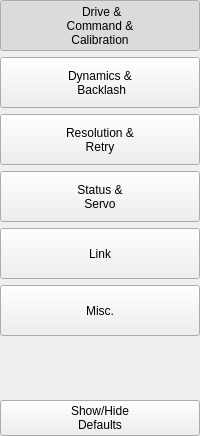
      <widget class="QFrame" name="frame_3">
       <property name="maximumSize">
        <size>
         <width>16777215</width>
         <height>16777215</height>
        </size>
       </property>
       <property name="frameShape">
        <enum>QFrame::NoFrame</enum>
       </property>
       <property name="frameShadow">
        <enum>QFrame::Plain</enum>
       </property>
       <layout class="QVBoxLayout" name="verticalLayout_14">
        <property name="leftMargin">
         <number>0</number>
        </property>
        <property name="topMargin">
         <number>0</number>
        </property>
        <property name="rightMargin">
         <number>0</number>
        </property>
        <property name="bottomMargin">
         <number>0</number>
        </property>
        <item>
         <widget class="QPushButton" name="btn_drive">
          <property name="minimumSize">
           <size>
            <width>0</width>
            <height>51</height>
           </size>
          </property>
          <property name="text">
           <string> Drive &amp;&amp;
Command &amp;&amp;
Calibration</string>
          </property>
          <property name="checkable">
           <bool>true</bool>
          </property>
          <property name="checked">
           <bool>true</bool>
          </property>
          <property name="autoExclusive">
           <bool>true</bool>
          </property>
          <property name="autoDefault">
           <bool>false</bool>
          </property>
          <property name="default">
           <bool>false</bool>
          </property>
          <property name="flat">
           <bool>false</bool>
          </property>
         </widget>
        </item>
        <item>
         <widget class="QPushButton" name="btn_dynamics">
          <property name="minimumSize">
           <size>
            <width>0</width>
            <height>51</height>
           </size>
          </property>
          <property name="text">
           <string>Dynamics &amp;&amp;
 Backlash</string>
          </property>
          <property name="checkable">
           <bool>true</bool>
          </property>
          <property name="autoExclusive">
           <bool>true</bool>
          </property>
          <property name="default">
           <bool>false</bool>
          </property>
          <property name="flat">
           <bool>false</bool>
          </property>
         </widget>
        </item>
        <item>
         <widget class="QPushButton" name="btn_resolution">
          <property name="minimumSize">
           <size>
            <width>0</width>
            <height>51</height>
           </size>
          </property>
          <property name="text">
           <string>Resolution &amp;&amp;
Retry</string>
          </property>
          <property name="checkable">
           <bool>true</bool>
          </property>
          <property name="autoExclusive">
           <bool>true</bool>
          </property>
          <property name="default">
           <bool>false</bool>
          </property>
          <property name="flat">
           <bool>false</bool>
          </property>
         </widget>
        </item>
        <item>
         <widget class="QPushButton" name="btn_status">
          <property name="minimumSize">
           <size>
            <width>0</width>
            <height>51</height>
           </size>
          </property>
          <property name="text">
           <string>Status &amp;&amp;
Servo</string>
          </property>
          <property name="checkable">
           <bool>true</bool>
          </property>
          <property name="autoExclusive">
           <bool>true</bool>
          </property>
          <property name="default">
           <bool>false</bool>
          </property>
          <property name="flat">
           <bool>false</bool>
          </property>
         </widget>
        </item>
        <item>
         <widget class="QPushButton" name="btn_link">
          <property name="minimumSize">
           <size>
            <width>0</width>
            <height>51</height>
           </size>
          </property>
          <property name="text">
           <string>Link</string>
          </property>
          <property name="checkable">
           <bool>true</bool>
          </property>
          <property name="autoExclusive">
           <bool>true</bool>
          </property>
          <property name="default">
           <bool>false</bool>
          </property>
          <property name="flat">
           <bool>false</bool>
          </property>
         </widget>
        </item>
        <item>
         <widget class="QPushButton" name="btn_misc">
          <property name="minimumSize">
           <size>
            <width>0</width>
            <height>51</height>
           </size>
          </property>
          <property name="text">
           <string>Misc.</string>
          </property>
          <property name="checkable">
           <bool>true</bool>
          </property>
          <property name="autoExclusive">
           <bool>true</bool>
          </property>
          <property name="default">
           <bool>false</bool>
          </property>
          <property name="flat">
           <bool>false</bool>
          </property>
         </widget>
        </item>
        <item>
         <spacer name="verticalSpacer_3">
          <property name="orientation">
           <enum>Qt::Vertical</enum>
          </property>
          <property name="sizeHint" stdset="0">
           <size>
            <width>20</width>
            <height>58</height>
           </size>
          </property>
         </spacer>
        </item>
        <item>
         <widget class="QPushButton" name="btn_defaults">
          <property name="text">
           <string>Show/Hide
Defaults</string>
          </property>
         </widget>
        </item>
       </layout>
      </widget>
